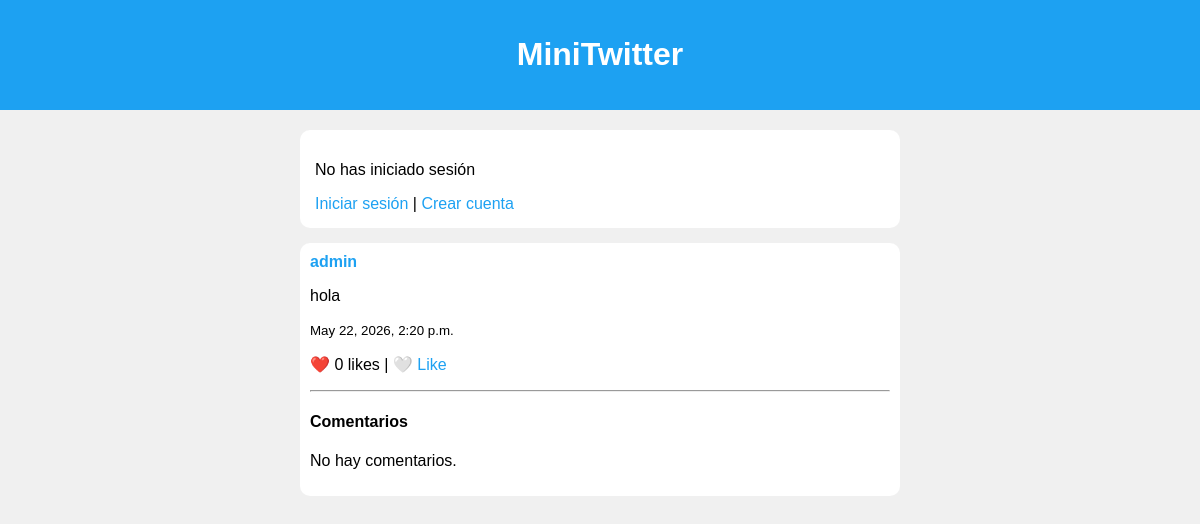
The app's page /, older data.
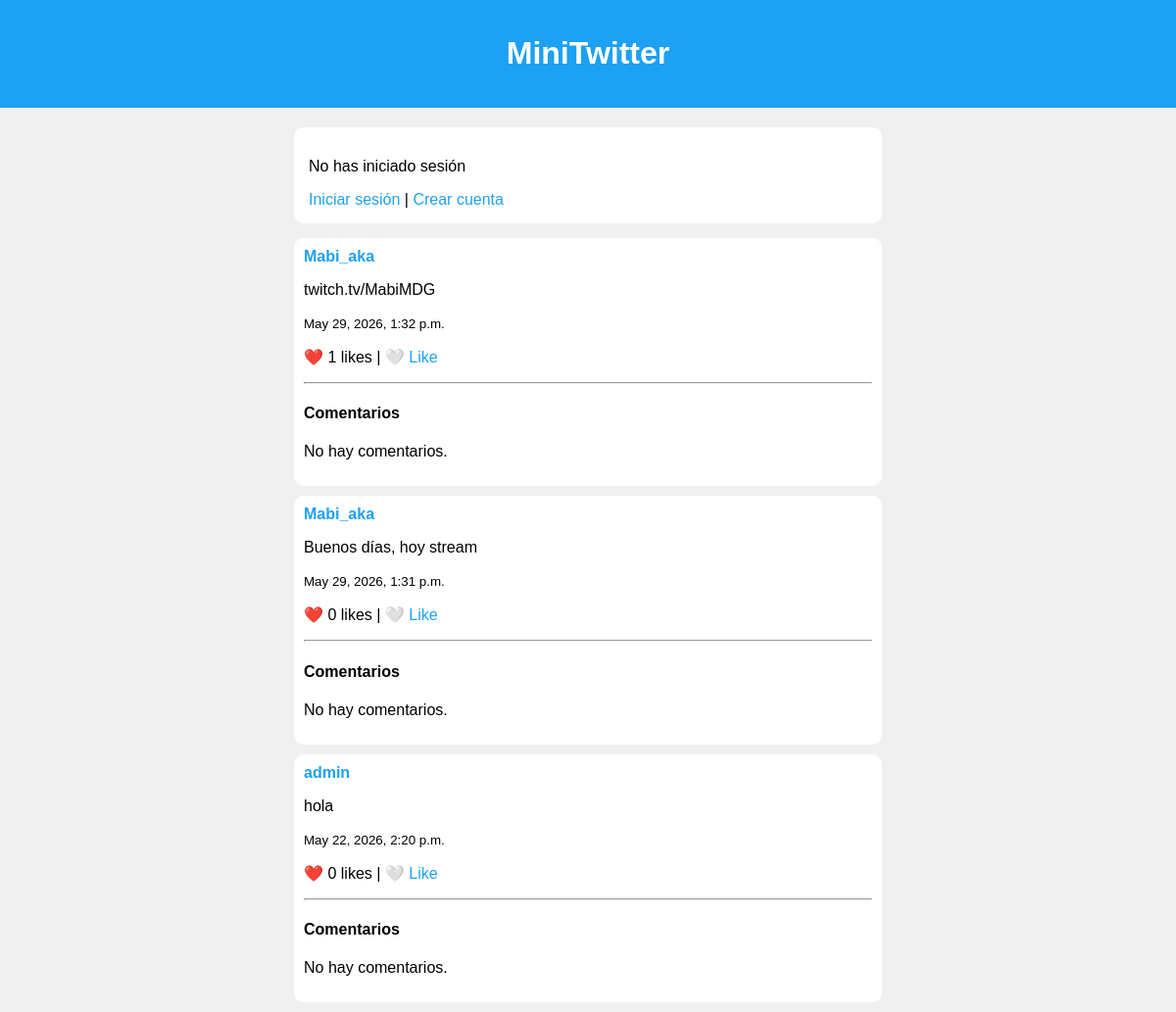
The same page, newer data.
### social/models.py (models this page shows, shortened)
class Post(models.Model):
    usuario = models.ForeignKey(User, on_delete=models.CASCADE)
    contenido = models.TextField()
    fecha = models.DateTimeField(auto_now_add=True)

### social/views.py (the view)
# urls.py: path('', views.home, name='home'),
def home(request):
    posts = Post.objects.all().order_by('-fecha')
    liked_posts = []
    if request.user.is_authenticated:
        likes = Like.objects.filter(usuario=request.user)
        liked_posts = [like.post.id for like in likes]
    return render(request, 'social/home.html', {
        'posts': posts,
        'liked_posts': liked_posts
    })

### social/templates/social/home.html (shortened to what this page needs)
<!DOCTYPE html>
<html lang="es">
<head>
</head>
<body>
<header>
    <h1>MiniTwitter</h1>
</header>
<div class="container">
    {% if user.is_authenticated %}
        <div class="box">
            <p>
                Hola <b>{{ user.username }}</b> |
                <a href="/mi-perfil/">Mi perfil</a> |
                <form method="post" action="/accounts/logout/" style="display:inline;">
                    {% csrf_token %}
                    <button type="submit">Salir</button>
                </form>
            </p>
            <form method="POST" action="/crear/">
                {% csrf_token %}
                <textarea name="contenido" placeholder="¿Qué estás pensando?"></textarea>
                <button type="submit">Publicar</button>
            </form>
        </div>
    {% else %}
        <div class="box">
            <p>No has iniciado sesión</p>
            <a href="/accounts/login/">Iniciar sesión</a> |
            <a href="/register/">Crear cuenta</a>
        </div>
    {% endif %}
    {% for post in posts %}
        <div class="post">
            <b>
                <a href="/perfil/{{ post.usuario.username }}/">
                    {{ post.usuario.username }}
                </a>
            </b>
            <p>{{ post.contenido }}</p>
            <small>{{ post.fecha }}</small>
            <p>
                ❤️ {{ post.like_set.count }} likes |
                {% if post.id in liked_posts %}
                    ❤️ <a href="/like/{{ post.id }}/">Unlike</a>
                {% else %}
                    🤍 <a href="/like/{{ post.id }}/">Like</a>
                {% endif %}
            </p>
            <hr>
            <h4>Comentarios</h4>
            {% for comentario in post.comentario_set.all %}
                <div class="comentario">
                    <b>{{ comentario.usuario.username }}</b>
                    <p>{{ comentario.contenido }}</p>
                    <small>{{ comentario.fecha }}</small>
                </div>
            {% empty %}
                <p>No hay comentarios.</p>
            {% endfor %}
        </div>
    {% empty %}
        <p>No hay posts todavía</p>
    {% endfor %}
</div>
</body>
</html>

### social/templates/social/home.html (style rules this page uses)
body { font-family: Arial; background: #f0f0f0; margin: 0; }
header { background: #1da1f2; color: white; padding: 15px; text-align: center; }
.container { width: 50%; margin: auto; margin-top: 20px; }
.box { background: white; padding: 15px; border-radius: 10px; margin-bottom: 15px; }
.post { background: white; padding: 10px; border-radius: 10px; margin-bottom: 10px; }
a { color: #1da1f2; text-decoration: none; }

Row changes from the older to the newer data that the page shows:
added Post: usuario.username "Mabi_aka", contenido "twitch.tv/MabiMDG", fecha "May 29, 2026, 1:32 p.m.", like_set.count "1"
added Post: usuario.username "Mabi_aka", contenido "Buenos días, hoy stream", fecha "May 29, 2026, 1:31 p.m.", like_set.count "0"
